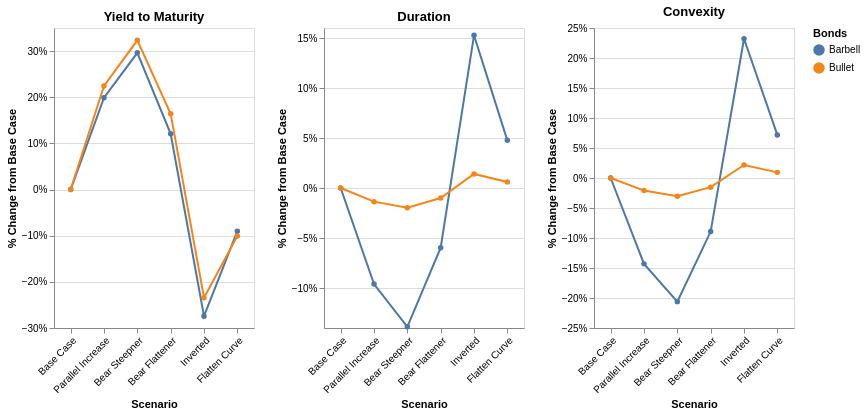

Write notebook code for a chart like this one.
### Markdown cell above
## 6. 📈 Visualizing The Results: A Tale of Two Strategies —
With our portfolio metrics computed across all six scenarios in our high-dimensional engine, we can now visualize how these two classic structural styles—the Barbell and the Bullet—react to shifting yield curve dynamics.

Below, we plot the percentage change in Yield to Maturity (YTM), Duration, and Convexity relative to the Base Case scenario. This visualization reveals the core risk-return trade-offs embedded in yield curve positioning.

### Code cell
import altair as alt
import pandas as pd
import altair as alt

# 1. Setup lists for your axes
scenarios = [
    'Base Case', 'Parallel Increase', 'Bear Steepner',
    'Bear Flattener', 'Inverted', 'Flatten Curve'
]

# Convert timestamps to strings immediately so Altair's JSON serializer is happy
bond_cols = portfolio_values.columns.astype(str)

# 2. Create three separate DataFrames directly from your 2D arrays
df_ytm = pd.DataFrame(ytms, index=scenarios, columns=bond_cols)
df_dur = pd.DataFrame(durations, index=scenarios, columns=bond_cols)
df_cvx = pd.DataFrame(convexities, index=scenarios, columns=bond_cols)

# 3. Calculate Percentage Change from Base Case
# .iloc[0] selects the first row ('Base Case') to use as the divisor
df_ytm_pct = df_ytm.div(df_ytm.iloc[0]) - 1
df_dur_pct = df_dur.div(df_dur.iloc[0]) - 1
df_cvx_pct = df_cvx.div(df_cvx.iloc[0]) - 1

# 4. Create a helper function to build a chart for any given DataFrame
def make_chart(df, metric_title):
    # Move the 'Scenario' index into a standard column
    df_reset = df.reset_index().rename(columns={'index': 'Scenario'})

    # Melt into a tidy format
    df_melted = df_reset.melt(id_vars='Scenario', var_name='Bond', value_name='Value')

    # Build the Altair chart
    chart = alt.Chart(df_melted, title=metric_title).mark_line(point=True, strokeWidth=2).encode(
        x=alt.X('Scenario:N',
                sort=scenarios, # Forces chronological order instead of alphabetical
                axis=alt.Axis(labelAngle=-45)),
        y=alt.Y('Value:Q',
                title='% Change from Base Case',
                axis=alt.Axis(format='%')), # Formats the Y-axis labels as percentages
        color=alt.Color('Bond:N', legend=alt.Legend(title="Bonds")),
        tooltip=[
            alt.Tooltip('Bond:N'),
            alt.Tooltip('Scenario:N'),
            alt.Tooltip('Value:Q', title=f'{metric_title} % Change', format='.2%')
        ]
    ).properties(
        width=200,
        height=300
    )

    return chart

# 5. Generate the three individual charts
chart_ytm = make_chart(df_ytm_pct, "Yield to Maturity")
chart_dur = make_chart(df_dur_pct, "Duration")
chart_cvx = make_chart(df_cvx_pct, "Convexity")

# 6. Concatenate them horizontally using the pipe operator
final_chart = (chart_ytm | chart_dur | chart_cvx).resolve_scale(y='independent')

# Display the chart
final_chart

### Figure 1 — Vega-Lite specification as saved in the notebook (floating-point values rounded to 4 significant figures)
{"config": {"view": {"continuousWidth": 300, "continuousHeight": 300}}, "hconcat": [{"data": {"name": "data-c8cbeb33e571f36c45d92024ccc61ee5"}, "mark": {"type": "line", "point": true, "strokeWidth": 2}, "encoding": {"color": {"field": "Bond", "legend": {"title": "Bonds"}, "type": "nominal"}, "tooltip": [{"field": "Bond", "type": "nominal"}, {"field": "Scenario", "type": "nominal"}, {"field": "Value", "format": ".2%", "title": "Yield to Maturity % Change", "type": "quantitative"}], "x": {"axis": {"labelAngle": -45}, "field": "Scenario", "sort": ["Base Case", "Parallel Increase", "Bear Steepner", "Bear Flattener", "Inverted", "Flatten Curve"], "type": "nominal"}, "y": {"axis": {"format": "%"}, "field": "Value", "title": "% Change from Base Case", "type": "quantitative"}}, "height": 300, "title": "Yield to Maturity", "width": 200}, {"data": {"name": "data-17110cf71faf0504f343a0bc8a66d948"}, "mark": {"type": "line", "point": true, "strokeWidth": 2}, "encoding": {"color": {"field": "Bond", "legend": {"title": "Bonds"}, "type": "nominal"}, "tooltip": [{"field": "Bond", "type": "nominal"}, {"field": "Scenario", "type": "nominal"}, {"field": "Value", "format": ".2%", "title": "Duration % Change", "type": "quantitative"}], "x": {"axis": {"labelAngle": -45}, "field": "Scenario", "sort": ["Base Case", "Parallel Increase", "Bear Steepner", "Bear Flattener", "Inverted", "Flatten Curve"], "type": "nominal"}, "y": {"axis": {"format": "%"}, "field": "Value", "title": "% Change from Base Case", "type": "quantitative"}}, "height": 300, "title": "Duration", "width": 200}, {"data": {"name": "data-28782c87705e9abdd38b3c2c57add719"}, "mark": {"type": "line", "point": true, "strokeWidth": 2}, "encoding": {"color": {"field": "Bond", "legend": {"title": "Bonds"}, "type": "nominal"}, "tooltip": [{"field": "Bond", "type": "nominal"}, {"field": "Scenario", "type": "nominal"}, {"field": "Value", "format": ".2%", "title": "Convexity % Change", "type": "quantitative"}], "x": {"axis": {"labelAngle": -45}, "field": "Scenario", "sort": ["Base Case", "Parallel Increase", "Bear Steepner", "Bear Flattener", "Inverted", "Flatten Curve"], "type": "nominal"}, "y": {"axis": {"format": "%"}, "field": "Value", "title": "% Change from Base Case", "type": "quantitative"}}, "height": 300, "title": "Convexity", "width": 200}], "resolve": {"scale": {"y": "independent"}}, "$schema": "https://vega.github.io/schema/vega-lite/v6.4.1.json", "datasets": {"data-c8cbeb33e571f36c45d92024ccc61ee5": [{"Scenario": "Base Case", "Bond": "Barbell", "Value": 0.0}, {"Scenario": "Parallel Increase", "Bond": "Barbell", "Value": 0.1988}, {"Scenario": "Bear Steepner", "Bond": "Barbell", "Value": 0.2963}, {"Scenario": "Bear Flattener", "Bond": "Barbell", "Value": 0.1207}, {"Scenario": "Inverted", "Bond": "Barbell", "Value": -0.2743}, {"Scenario": "Flatten Curve", "Bond": "Barbell", "Value": -0.09031}, {"Scenario": "Base Case", "Bond": "Bullet", "Value": 0.0}, {"Scenario": "Parallel Increase", "Bond": "Bullet", "Value": 0.2243}, {"Scenario": "Bear Steepner", "Bond": "Bullet", "Value": 0.3233}, {"Scenario": "Bear Flattener", "Bond": "Bullet", "Value": 0.1642}, {"Scenario": "Inverted", "Bond": "Bullet", "Value": -0.2343}, {"Scenario": "Flatten Curve", "Bond": "Bullet", "Value": -0.1008}], "data-17110cf71faf0504f343a0bc8a66d948": [{"Scenario": "Base Case", "Bond": "Barbell", "Value": 0.0}, {"Scenario": "Parallel Increase", "Bond": "Barbell", "Value": -0.09604}, {"Scenario": "Bear Steepner", "Bond": "Barbell", "Value": -0.1388}, {"Scenario": "Bear Flattener", "Bond": "Barbell", "Value": -0.05972}, {"Scenario": "Inverted", "Bond": "Barbell", "Value": 0.1527}, {"Scenario": "Flatten Curve", "Bond": "Barbell", "Value": 0.04764}, {"Scenario": "Base Case", "Bond": "Bullet", "Value": 0.0}, {"Scenario": "Parallel Increase", "Bond": "Bullet", "Value": -0.01365}, {"Scenario": "Bear Steepner", "Bond": "Bullet", "Value": -0.01974}, {"Scenario": "Bear Flattener", "Bond": "Bullet", "Value": -0.00998}, {"Scenario": "Inverted", "Bond": "Bullet", "Value": 0.01408}, {"Scenario": "Flatten Curve", "Bond": "Bullet", "Value": 0.006081}], "data-28782c87705e9abdd38b3c2c57add719": [{"Scenario": "Base Case", "Bond": "Barbell", "Value": 0.0}, {"Scenario": "Parallel Increase", "Bond": "Barbell", "Value": -0.1431}, {"Scenario": "Bear Steepner", "Bond": "Barbell", "Value": -0.2061}, {"Scenario": "Bear Flattener", "Bond": "Barbell", "Value": -0.08926}, {"Scenario": "Inverted", "Bond": "Barbell", "Value": 0.2321}, {"Scenario": "Flatten Curve", "Bond": "Barbell", "Value": 0.07184}, {"Scenario": "Base Case", "Bond": "Bullet", "Value": 0.0}, {"Scenario": "Parallel Increase", "Bond": "Bullet", "Value": -0.02095}, {"Scenario": "Bear Steepner", "Bond": "Bullet", "Value": -0.03024}, {"Scenario": "Bear Flattener", "Bond": "Bullet", "Value": -0.01533}, {"Scenario": "Inverted", "Bond": "Bullet", "Value": 0.02175}, {"Scenario": "Flatten Curve", "Bond": "Bullet", "Value": 0.009377}]}}
